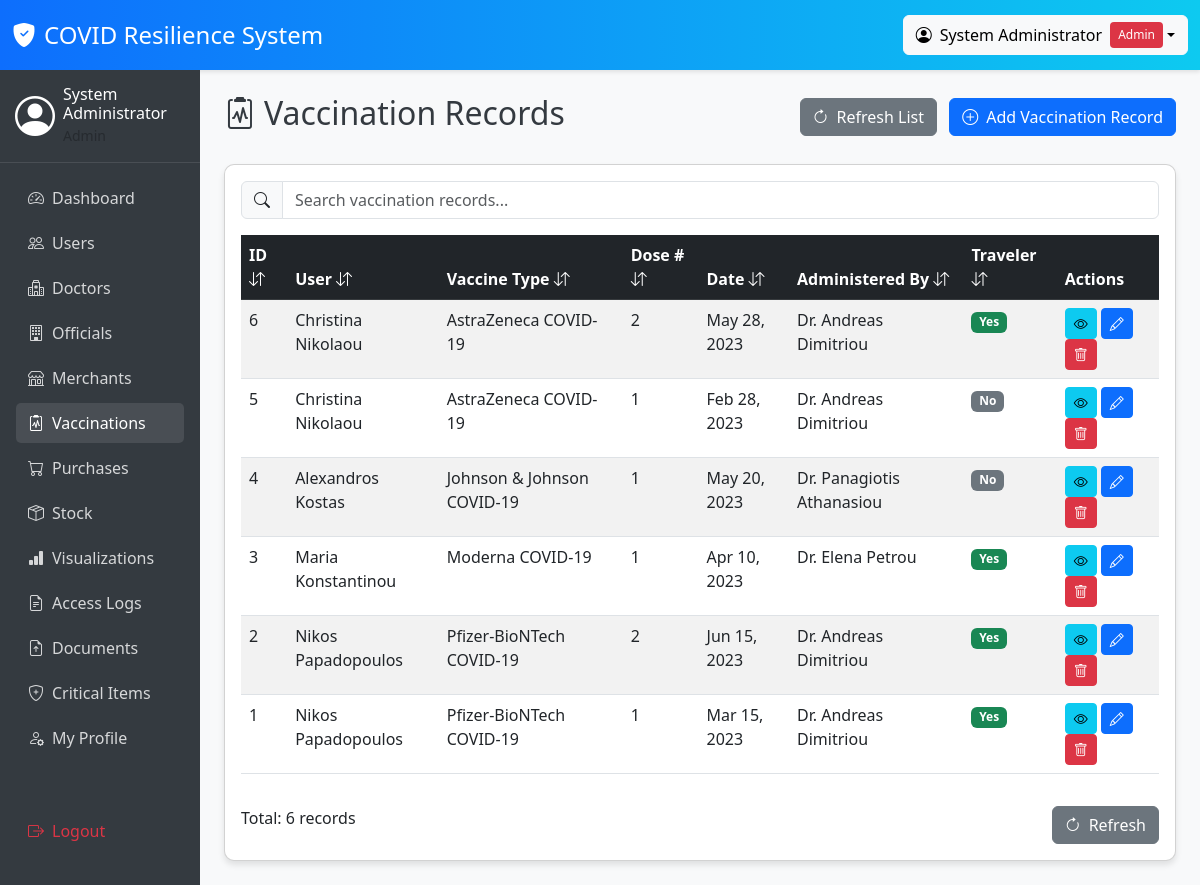
/vaccination_records.php (signed in), run on the app's committed database.
### tables this page shows
CREATE TABLE vaccination_records (
    vaccination_id INT AUTO_INCREMENT PRIMARY KEY,
    user_id INT NOT NULL,
    vaccine_type VARCHAR(100) NOT NULL,
    dose_number INT NOT NULL,
    date_administered DATE NOT NULL,
    administered_by VARCHAR(100),
    batch_number VARCHAR(50),
    expiry_date DATE,
    side_effects TEXT,
    next_dose_due DATE,
    traveler_flag BOOLEAN DEFAULT FALSE,
    certification VARCHAR(255) DEFAULT NULL,
    notes TEXT DEFAULT NULL,
    created_at TIMESTAMP DEFAULT CURRENT_TIMESTAMP,
    FOREIGN KEY (user_id) REFERENCES users(user_id) ON DELETE CASCADE ON UPDATE CASCADE,
    INDEX idx_user_id (user_id),
    INDEX idx_vaccine_type (vaccine_type),
    INDEX idx_date_administered (date_administered),
    INDEX idx_administered_by (administered_by),
    INDEX idx_traveler_flag (traveler_flag)
);

CREATE TABLE users (
    user_id INT AUTO_INCREMENT PRIMARY KEY,
    prs_id VARCHAR(20) UNIQUE NOT NULL,
    full_name VARCHAR(100) NOT NULL,
    national_id VARCHAR(20) UNIQUE NOT NULL,
    dob DATE NOT NULL,
    role ENUM('Admin', 'Official', 'Merchant', 'Citizen', 'Doctor') NOT NULL,
    username VARCHAR(50) UNIQUE NOT NULL,
    password VARCHAR(255) NOT NULL,
    email VARCHAR(100),
    city VARCHAR(50),
    created_at TIMESTAMP DEFAULT CURRENT_TIMESTAMP,
    updated_at TIMESTAMP DEFAULT CURRENT_TIMESTAMP ON UPDATE CURRENT_TIMESTAMP,
    INDEX idx_username (username),
    INDEX idx_prs_id (prs_id),
    INDEX idx_role (role),
    INDEX idx_national_id (national_id)
);

### vaccination_records.php (the view, shortened to what this page needs)
<?php
require_once 'config.php';
$is_admin = ($_SESSION['role'] === 'Admin');
$is_official = ($_SESSION['role'] === 'Official');
$is_merchant = ($_SESSION['role'] === 'Merchant');
$is_citizen = ($_SESSION['role'] === 'Citizen');
$can_manage_vaccinations = ($is_admin || $is_official || $is_merchant);
$vaccination_records = [];
try {
    $pdo = getDBConnection();
    if ($is_citizen) {
        $stmt = $pdo->prepare("SELECT vr.*, u.full_name as user_name
                               FROM vaccination_records vr
                               LEFT JOIN users u ON vr.user_id = u.user_id
                               WHERE vr.user_id = ?
                               ORDER BY vr.vaccination_id DESC");
        $stmt->execute([$_SESSION['user_id']]);
    } else {
        $stmt = $pdo->query("SELECT vr.*, u.full_name as user_name
                            FROM vaccination_records vr
                            LEFT JOIN users u ON vr.user_id = u.user_id
                            ORDER BY vr.vaccination_id DESC");
    }
    $vaccination_records = $stmt->fetchAll(PDO::FETCH_ASSOC);
} catch (PDOException $e) {
    $error_message = "Error fetching vaccination records: " . $e->getMessage();
}
?>
<!DOCTYPE html>
<html lang="en">
<head>
    <link rel="stylesheet" href="https://cdn.jsdelivr.net/npm/bootstrap@5.3.0/dist/css/bootstrap.min.css">
    <link rel="stylesheet" href="https://cdn.jsdelivr.net/npm/bootstrap-icons@1.10.0/font/bootstrap-icons.css">
</head>
<body>
    <div class="top-bar">
        <div class="container-fluid">
            <div class="row align-items-center">
                <div class="col">
                    <h4 class="mb-0 d-flex align-items-center">
                        <i class="bi bi-shield-fill-check me-2"></i>
                        COVID Resilience System
                    </h4>
                </div>
                <div class="col-auto">
                    <div class="dropdown">
                        <button class="btn btn-light dropdown-toggle d-flex align-items-center" type="button" id="userDropdown" data-bs-toggle="dropdown" aria-expanded="false">
                            <i class="bi bi-person-circle me-2"></i>
                            <?php echo htmlspecialchars($_SESSION['full_name'] ?? $_SESSION['username']); ?>
                            <span class="role-badge role-<?php echo strtolower($_SESSION['role']); ?>"><?php echo $_SESSION['role']; ?></span>
                        </button>
                    </div>
                </div>
            </div>
        </div>
    </div>
    <div class="container-fluid">
        <div class="row">
            <div class="col-md-2 sidebar p-0">
                <div class="user-profile">
                    <div class="d-flex align-items-center">
                        <i class="bi bi-person-circle fs-1 me-2"></i>
                        <div>
                            <h6 class="mb-0"><?php echo htmlspecialchars($_SESSION['full_name'] ?? $_SESSION['username']); ?></h6>
                            <small class="text-muted"><?php echo htmlspecialchars($_SESSION['role']); ?></small>
                        </div>
                    </div>
                </div>
                <ul class="nav flex-column px-3">
                    <li class="nav-item">
                        <a class="nav-link" href="dashboard.php">
                            <i class="bi bi-speedometer2 me-2"></i>Dashboard
                        </a>
                    </li>
                    <li class="nav-item">
                        <a class="nav-link" href="users.php">
                            <i class="bi bi-people me-2"></i>Users
                        </a>
                    </li>
                    <li class="nav-item">
                        <a class="nav-link" href="doctors.php">
                            <i class="bi bi-hospital me-2"></i>Doctors
                        </a>
                    </li>
                    <li class="nav-item">
                        <a class="nav-link" href="government_officials.php">
                            <i class="bi bi-building me-2"></i>Officials
                        </a>
                    </li>
                    <li class="nav-item">
                        <a class="nav-link" href="merchants.php">
                            <i class="bi bi-shop me-2"></i>Merchants
                        </a>
                    </li>
                    <li class="nav-item">
                        <a class="nav-link active" href="vaccination_records.php">
                            <i class="bi bi-clipboard2-pulse me-2"></i>Vaccinations
                        </a>
                    </li>
                    <li class="nav-item">
                        <a class="nav-link" href="purchases.php">
                            <i class="bi bi-cart me-2"></i>Purchases
                        </a>
                    </li>
                    <li class="nav-item">
                        <a class="nav-link" href="stock.php">
                            <i class="bi bi-box-seam me-2"></i>Stock
                        </a>
                    </li>
                    <li class="nav-item">
                        <a class="nav-link" href="visualization_dashboard.php">
                            <i class="bi bi-bar-chart-fill me-2"></i>Visualizations
                        </a>
                    </li>
                    <li class="nav-item">
                        <a class="nav-link" href="access_logs.php">
                            <i class="bi bi-file-earmark-text me-2"></i>Access Logs
                        </a>
                    </li>
                    <li class="nav-item">
                        <a class="nav-link" href="document_upload.php">
                            <i class="bi bi-file-earmark-arrow-up me-2"></i>Documents
                        </a>
                    </li>
                    <li class="nav-item">
                        <a class="nav-link" href="critical_items.php">
                            <i class="bi bi-shield-plus me-2"></i>Critical Items
                        </a>
                    </li>
                    <li class="nav-item">
                        <a class="nav-link" href="profile.php">
                            <i class="bi bi-person-gear me-2"></i>My Profile
                        </a>
                    </li>
                    <li class="nav-item mt-5">
                        <a class="nav-link text-danger" href="logout.php">
                            <i class="bi bi-box-arrow-right me-2"></i>Logout
                        </a>
                    </li>
                </ul>
            </div>
            <div class="col-md-10 p-4">
                <div class="d-flex justify-content-between align-items-center mb-4">
                    <h2><i class="bi bi-clipboard2-pulse me-2"></i>Vaccination Records</h2>
                    <div>
                        <button type="button" class="btn btn-secondary me-2" onclick="window.location.reload();">
                            <i class="bi bi-arrow-clockwise me-2"></i>Refresh List
                        </button>
                        <?php if ($can_manage_vaccinations): ?>
                        <button type="button" class="btn btn-primary" data-bs-toggle="modal" data-bs-target="#addVaccinationModal">
                            <i class="bi bi-plus-circle me-2"></i>Add Vaccination Record
                        </button>
                        <?php endif; ?>
                    </div>
                </div>
                <div class="card">
                    <div class="card-body">
                        <div class="input-group mb-3">
                            <span class="input-group-text"><i class="bi bi-search"></i></span>
                            <input type="text" id="searchInput" class="form-control" placeholder="Search vaccination records..." oninput="filterTable()">
                        </div>
                        <div class="table-responsive">
                            <table id="vaccinationRecordsTable" class="table table-striped table-hover">
                                <thead class="table-dark">
                                    <tr>
                                        <th onclick="sortTable(0)">ID <i class="bi bi-arrow-down-up"></i></th>
                                        <th onclick="sortTable(1)">User <i class="bi bi-arrow-down-up"></i></th>
                                        <th onclick="sortTable(2)">Vaccine Type <i class="bi bi-arrow-down-up"></i></th>
                                        <th onclick="sortTable(3)">Dose # <i class="bi bi-arrow-down-up"></i></th>
                                        <th onclick="sortTable(4)">Date <i class="bi bi-arrow-down-up"></i></th>
                                        <th onclick="sortTable(5)">Administered By <i class="bi bi-arrow-down-up"></i></th>
                                        <th onclick="sortTable(6)">Traveler <i class="bi bi-arrow-down-up"></i></th>
                                        <?php if ($can_manage_vaccinations): ?>
                                        <th>Actions</th>
                                        <?php endif; ?>
                                    </tr>
                                </thead>
                                <tbody>
                                    <?php if (empty($vaccination_records)): ?>
                                    <tr><td colspan="<?php echo $can_manage_vaccinations ? '8' : '7'; ?>" class="text-center">No vaccination records found</td></tr>
                                    <?php else: ?>
                                    <?php foreach ($vaccination_records as $record): ?>
                                    <tr>
                                        <td><?php echo htmlspecialchars($record['vaccination_id']); ?></td>
                                        <td><?php echo htmlspecialchars($record['user_name'] ?? $record['user_id']); ?></td>
                                        <td><?php echo htmlspecialchars($record['vaccine_type']); ?></td>
                                        <td><?php echo htmlspecialchars($record['dose_number']); ?></td>
                                        <td><?php echo date('M j, Y', strtotime($record['date_administered'])); ?></td>
                                        <td><?php echo htmlspecialchars($record['administered_by']); ?></td>
                                        <td>
                                            <?php if ($record['traveler_flag'] == 1): ?>
                                            <span class="badge bg-success">Yes</span>
                                            <?php else: ?>
                                            <span class="badge bg-secondary">No</span>
                                            <?php endif; ?>
                                        </td>
                                        <?php if ($can_manage_vaccinations): ?>
                                        <td>
                                            <button class="btn btn-sm btn-info" onclick="viewVaccination(<?php echo $record['vaccination_id']; ?>)">
                                                <i class="bi bi-eye"></i>
                                            </button>
                                            <button class="btn btn-sm btn-primary" onclick="editVaccination(<?php echo $record['vaccination_id']; ?>)">
                                                <i class="bi bi-pencil"></i>
                                            </button>
                                            <button class="btn btn-sm btn-danger" onclick="confirmDelete(<?php echo $record['vaccination_id']; ?>)">
                                                <i class="bi bi-trash"></i>
                                            </button>
                                        </td>
                                        <?php endif; ?>
                                    </tr>
                                    <?php endforeach; ?>
                                    <?php endif; ?>
                                </tbody>
                            </table>
                        </div>
                        <div class="d-flex justify-content-between mt-3">
                            <div>
                                Total: <span id="totalRecords"><?php echo count($vaccination_records); ?></span> record<?php echo count($vaccination_records) != 1 ? 's' : ''; ?>
                            </div>
                            <div>
                                <button type="button" class="btn btn-secondary" onclick="window.location.reload();">
                                    <i class="bi bi-arrow-clockwise me-2"></i>Refresh
                                </button>
                            </div>
                        </div>
                    </div>
                </div>
            </div>
        </div>
    </div>
</body>
</html>

### vaccination_records.php (style rules this page uses)
body { background-color: #f8f9fa; font-family: 'Segoe UI', -apple-system, BlinkMacSystemFont, sans-serif; color: #343a40; }
.top-bar { background: linear-gradient(90deg, #0d6efd, #0dcaf0); color: white; padding: 15px 0; box-shadow: 0 2px 4px rgba(0, 0, 0, 0.1); }
.card { border-radius: 10px; box-shadow: 0 4px 6px rgba(0, 0, 0, 0.1); }
.sidebar { background-color: #343a40; color: white; min-height: calc(100vh - 60px); }
.sidebar .nav-link { color: rgba(255, 255, 255, 0.8); border-radius: 5px; margin-bottom: 5px; padding: 8px 12px; }
.sidebar .nav-link:hover, .sidebar .nav-link.active { background-color: rgba(255, 255, 255, 0.1); color: white; }
.user-profile { padding: 15px; border-bottom: 1px solid rgba(255, 255, 255, 0.1); margin-bottom: 15px; }
.role-badge { font-size: 0.75rem; padding: 0.25rem 0.5rem; border-radius: 0.25rem; display: inline-block; margin-left: 0.5rem; }
.role-admin { background: #dc3545; color: white; }

### data on the page
vaccination_records: vaccination_id "6", user.full_name "Christina Nikolaou", vaccine_type "AstraZeneca COVID-19", dose_number "2", date_administered "May 28, 2023", administered_by "Dr. Andreas Dimitriou", traveler_flag "Yes"
vaccination_records: vaccination_id "5", user.full_name "Christina Nikolaou", vaccine_type "AstraZeneca COVID-19", dose_number "1", date_administered "Feb 28, 2023", administered_by "Dr. Andreas Dimitriou", traveler_flag "No"
vaccination_records: vaccination_id "4", user.full_name "Alexandros Kostas", vaccine_type "Johnson & Johnson COVID-19", dose_number "1", date_administered "May 20, 2023", administered_by "Dr. Panagiotis Athanasiou", traveler_flag "No"
vaccination_records: vaccination_id "3", user.full_name "Maria Konstantinou", vaccine_type "Moderna COVID-19", dose_number "1", date_administered "Apr 10, 2023", administered_by "Dr. Elena Petrou", traveler_flag "Yes"
vaccination_records: vaccination_id "2", user.full_name "Nikos Papadopoulos", vaccine_type "Pfizer-BioNTech COVID-19", dose_number "2", date_administered "Jun 15, 2023", administered_by "Dr. Andreas Dimitriou", traveler_flag "Yes"
vaccination_records: vaccination_id "1", user.full_name "Nikos Papadopoulos", vaccine_type "Pfizer-BioNTech COVID-19", dose_number "1", date_administered "Mar 15, 2023", administered_by "Dr. Andreas Dimitriou", traveler_flag "Yes"

### other printed values
$_SESSION['full_name'] "System Administrator"
$_SESSION['role'] "Admin"
count($vaccination_records) "6"
